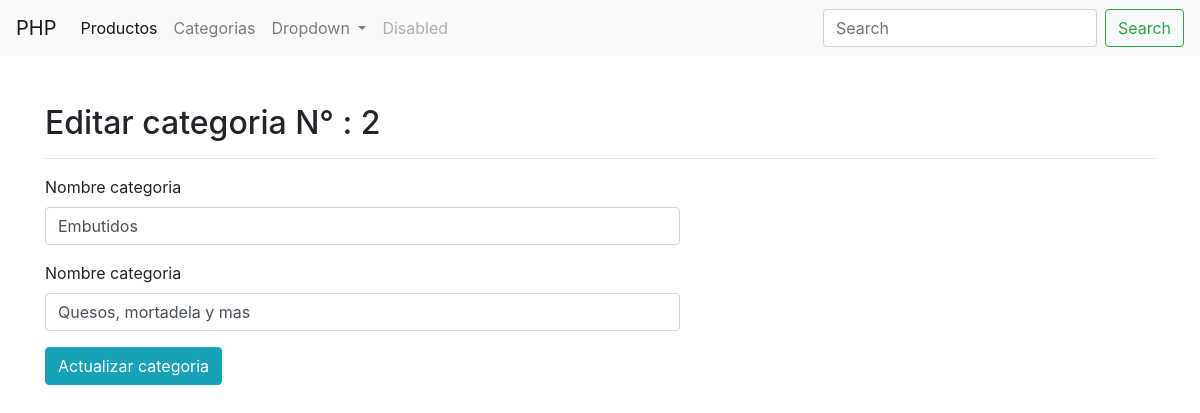
The page /Categoria/editcategoria.php?id=2 on the database its author committed.
### tables this page shows
CREATE TABLE `categorias` (
  `id` int(11) NOT NULL AUTO_INCREMENT,
  `nombre` varchar(200) DEFAULT NULL,
  `descripcion` varchar(200) DEFAULT NULL,
  PRIMARY KEY (`id`)
);

### Categoria/editcategoria.php (the view, shortened to what this page needs)
<?php
include_once '../Conexion/conexion.php';
if ($_GET['id']) {
    $id = $_GET['id'];
    $consulta_buscar = 'SELECT * FROM categorias WHERE id=?';
    $sentencia_sql_buscar = $conexion->prepare($consulta_buscar);
    $sentencia_sql_buscar->execute(array($id));
    $categoria = $sentencia_sql_buscar->fetch();
}
?>
<?php include_once '../Layout/header.php'; ?>
<div class="container my-5">
    <h2>Editar categoria N° : <?=$categoria['id'] ?> </h2> <hr>
    <div class="row">
        <div class="col-md-7">
            <form method="POST" action="editcategoria.php">
                <div class="form-group">
                    <label for="nombre">Nombre categoria</label>
                    <input type="text" class="form-control" id="nombre" name="nombre" required value="<?=$categoria['nombre']?>">
                </div>
                <div class="form-group">
                    <label for="descripcion">Nombre categoria</label>
                    <input type="text" class="form-control" id="descripcion" name="descripcion" required value="<?=utf8_encode( $categoria['descripcion'] ) ?>" >
                </div>
                <button type="submit" class="btn btn-info">Actualizar categoria</button>
            </form>
        </div>
    </div>
</div>

### rows shown on the page
categorias: id "2", nombre "Embutidos", descripcion "Quesos, mortadela y mas"
